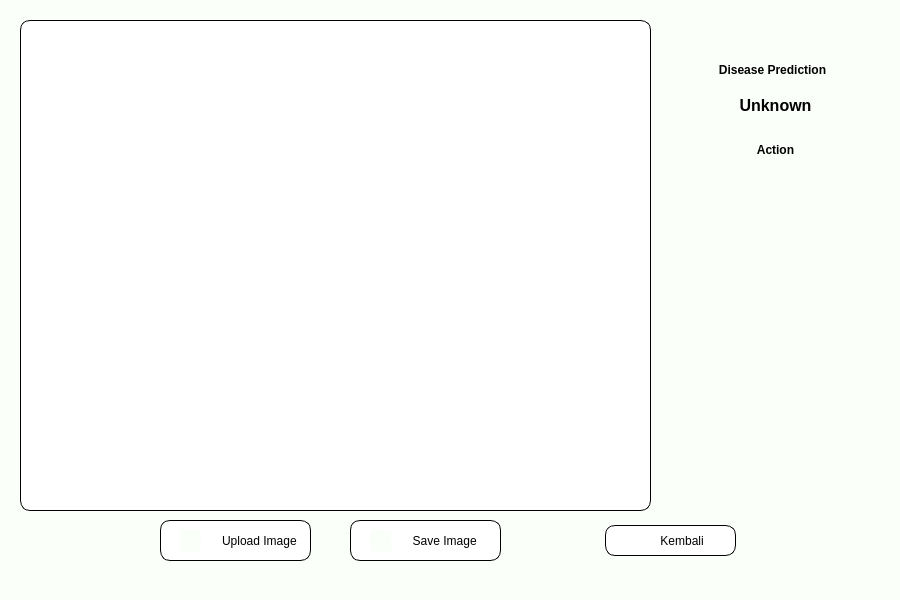
<?xml version="1.0" encoding="UTF-8"?>
<ui version="4.0">
 <class>Agricorn</class>
 <widget class="QMainWindow" name="Agricorn">
  <property name="geometry">
   <rect>
    <x>0</x>
    <y>0</y>
    <width>900</width>
    <height>600</height>
   </rect>
  </property>
  <property name="windowTitle">
   <string>MainWindow</string>
  </property>
  <property name="styleSheet">
   <string notr="true">background-color: rgb(251, 255, 250);</string>
  </property>
  <widget class="QWidget" name="centralwidget">
   <widget class="QLabel" name="image">
    <property name="geometry">
     <rect>
      <x>20</x>
      <y>20</y>
      <width>631</width>
      <height>491</height>
     </rect>
    </property>
    <property name="styleSheet">
     <string notr="true">background-color: rgba(255, 255, 255, 200);
border-top-left-radius : 10px;
border-top-right-radius : 10px; 
border-bottom-left-radius : 10px; 
border-bottom-right-radius : 10px;
border: 1px solid black

</string>
    </property>
    <property name="text">
     <string/>
    </property>
    <property name="alignment">
     <set>Qt::AlignCenter</set>
    </property>
    <property name="wordWrap">
     <bool>false</bool>
    </property>
    <property name="openExternalLinks">
     <bool>false</bool>
    </property>
   </widget>
   <widget class="QPushButton" name="UploadImage">
    <property name="geometry">
     <rect>
      <x>160</x>
      <y>520</y>
      <width>151</width>
      <height>41</height>
     </rect>
    </property>
    <property name="font">
     <font>
      <weight>50</weight>
      <bold>false</bold>
     </font>
    </property>
    <property name="layoutDirection">
     <enum>Qt::LeftToRight</enum>
    </property>
    <property name="styleSheet">
     <string notr="true">border:1px solid black; 
border-top-left-radius : 10px;
border-top-right-radius : 10px; 
border-bottom-left-radius : 10px; 
border-bottom-right-radius : 10px;
background-color: white;
color: rgb(0, 0, 0);
Text-align:right
</string>
    </property>
    <property name="text">
     <string>Upload Image    </string>
    </property>
   </widget>
   <widget class="QLabel" name="label_">
    <property name="geometry">
     <rect>
      <x>677</x>
      <y>60</y>
      <width>191</width>
      <height>20</height>
     </rect>
    </property>
    <property name="font">
     <font>
      <weight>75</weight>
      <bold>true</bold>
     </font>
    </property>
    <property name="styleSheet">
     <string notr="true">background-color: transparent;
color: rgb(0, 0, 0);
Text-align:center;</string>
    </property>
    <property name="text">
     <string>Disease Prediction</string>
    </property>
    <property name="alignment">
     <set>Qt::AlignCenter</set>
    </property>
   </widget>
   <widget class="QLabel" name="img_upld">
    <property name="geometry">
     <rect>
      <x>180</x>
      <y>530</y>
      <width>21</width>
      <height>21</height>
     </rect>
    </property>
    <property name="text">
     <string/>
    </property>
    <property name="pixmap">
     <pixmap>asset/upload.png</pixmap>
    </property>
    <property name="scaledContents">
     <bool>true</bool>
    </property>
   </widget>
   <widget class="QLabel" name="img_bg">
    <property name="geometry">
     <rect>
      <x>-70</x>
      <y>-60</y>
      <width>1011</width>
      <height>641</height>
     </rect>
    </property>
    <property name="text">
     <string/>
    </property>
    <property name="pixmap">
     <pixmap>asset/5498894.jpg</pixmap>
    </property>
    <property name="scaledContents">
     <bool>true</bool>
    </property>
   </widget>
   <widget class="QPushButton" name="SaveImage">
    <property name="geometry">
     <rect>
      <x>350</x>
      <y>520</y>
      <width>151</width>
      <height>41</height>
     </rect>
    </property>
    <property name="font">
     <font>
      <weight>50</weight>
      <bold>false</bold>
     </font>
    </property>
    <property name="layoutDirection">
     <enum>Qt::LeftToRight</enum>
    </property>
    <property name="styleSheet">
     <string notr="true">border:1px solid black; 
border-top-left-radius : 10px;
border-top-right-radius : 10px; 
border-bottom-left-radius : 10px; 
border-bottom-right-radius : 10px;
background-color: white;
color: rgb(0, 0, 0);
Text-align:right
</string>
    </property>
    <property name="text">
     <string>Save Image       </string>
    </property>
   </widget>
   <widget class="QLabel" name="img_save">
    <property name="geometry">
     <rect>
      <x>370</x>
      <y>530</y>
      <width>21</width>
      <height>21</height>
     </rect>
    </property>
    <property name="text">
     <string/>
    </property>
    <property name="pixmap">
     <pixmap>asset/download_icon.png</pixmap>
    </property>
    <property name="scaledContents">
     <bool>true</bool>
    </property>
   </widget>
   <widget class="QLabel" name="img_bgup2">
    <property name="geometry">
     <rect>
      <x>280</x>
      <y>200</y>
      <width>151</width>
      <height>131</height>
     </rect>
    </property>
    <property name="styleSheet">
     <string notr="true">background-color: transparent;
</string>
    </property>
    <property name="text">
     <string/>
    </property>
    <property name="pixmap">
     <pixmap>asset/photoimg.png</pixmap>
    </property>
    <property name="scaledContents">
     <bool>true</bool>
    </property>
   </widget>
   <widget class="QLabel" name="img_back">
    <property name="geometry">
     <rect>
      <x>620</x>
      <y>530</y>
      <width>20</width>
      <height>20</height>
     </rect>
    </property>
    <property name="styleSheet">
     <string notr="true">background-color: transparent</string>
    </property>
    <property name="text">
     <string/>
    </property>
    <property name="pixmap">
     <pixmap>asset/back.png</pixmap>
    </property>
    <property name="scaledContents">
     <bool>true</bool>
    </property>
   </widget>
   <widget class="QPushButton" name="Kembali">
    <property name="geometry">
     <rect>
      <x>605</x>
      <y>525</y>
      <width>131</width>
      <height>31</height>
     </rect>
    </property>
    <property name="styleSheet">
     <string notr="true">border:1px solid black; 
border-top-left-radius : 10px;
border-top-right-radius : 10px; 
border-bottom-left-radius : 10px; 
border-bottom-right-radius : 10px;
background-color: white;
color: rgb(0, 0, 0);
Text-align:center;
</string>
    </property>
    <property name="text">
     <string>       Kembali</string>
    </property>
   </widget>
   <widget class="QLabel" name="hasil">
    <property name="geometry">
     <rect>
      <x>680</x>
      <y>90</y>
      <width>191</width>
      <height>31</height>
     </rect>
    </property>
    <property name="font">
     <font>
      <pointsize>12</pointsize>
      <weight>75</weight>
      <italic>false</italic>
      <bold>true</bold>
     </font>
    </property>
    <property name="text">
     <string>Unknown</string>
    </property>
    <property name="alignment">
     <set>Qt::AlignCenter</set>
    </property>
   </widget>
   <widget class="QLabel" name="penanganan">
    <property name="geometry">
     <rect>
      <x>670</x>
      <y>170</y>
      <width>221</width>
      <height>331</height>
     </rect>
    </property>
    <property name="font">
     <font>
      <pointsize>10</pointsize>
     </font>
    </property>
    <property name="text">
     <string/>
    </property>
    <property name="alignment">
     <set>Qt::AlignLeading|Qt::AlignLeft|Qt::AlignTop</set>
    </property>
   </widget>
   <widget class="QLabel" name="label_1">
    <property name="geometry">
     <rect>
      <x>680</x>
      <y>140</y>
      <width>191</width>
      <height>20</height>
     </rect>
    </property>
    <property name="font">
     <font>
      <weight>75</weight>
      <bold>true</bold>
     </font>
    </property>
    <property name="styleSheet">
     <string notr="true">background-color: transparent;
color: rgb(0, 0, 0);
Text-align:center;</string>
    </property>
    <property name="text">
     <string>Action</string>
    </property>
    <property name="alignment">
     <set>Qt::AlignCenter</set>
    </property>
   </widget>
   <zorder>img_bg</zorder>
   <zorder>img_bgup2</zorder>
   <zorder>UploadImage</zorder>
   <zorder>label_</zorder>
   <zorder>img_upld</zorder>
   <zorder>image</zorder>
   <zorder>SaveImage</zorder>
   <zorder>img_save</zorder>
   <zorder>Kembali</zorder>
   <zorder>img_back</zorder>
   <zorder>hasil</zorder>
   <zorder>penanganan</zorder>
   <zorder>label_1</zorder>
  </widget>
  <widget class="QStatusBar" name="statusbar"/>
 </widget>
 <resources/>
 <connections/>
</ui>
